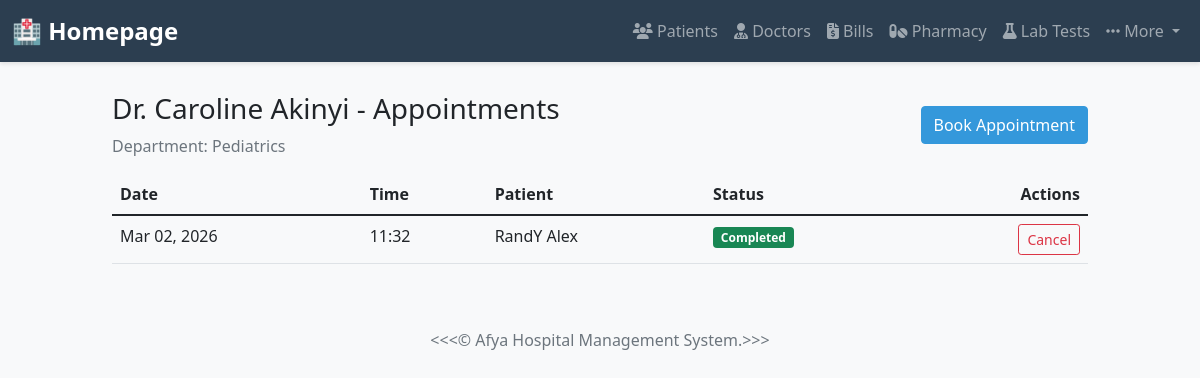
Screenshot of /doctor/1/appointments/ with the database file from the repository.
### myapp/models.py (models this page shows, shortened)
class Doctor(models.Model):
    DEPARTMENT_CHOICES = [
        ('cardiology', 'Cardiology'),
        ('neurology', 'Neurology'),
        ('pediatrics', 'Pediatrics'),
        ('orthopedics', 'Orthopedics'),
        ('general', 'General Medicine'),
    ]
    doctor_id = models.CharField(max_length=20, unique=True)
    first_name = models.CharField(max_length=100)
    last_name = models.CharField(max_length=100)
    email = models.EmailField(unique=True)
    specialization = models.CharField(max_length=100)
    phone_number = models.CharField(max_length=15)
    department = models.CharField(max_length=50, choices=DEPARTMENT_CHOICES)
    schedule = models.TextField(blank=True, null=True, help_text="Optional scheduling notes or timeslots")
    date_added = models.DateTimeField(auto_now_add=True)
    class Meta:
        ordering = ['last_name', 'first_name']

class Appointment(models.Model):
    STATUS_CHOICES = [
        ("Pending", "Pending"),
        ("Completed", "Completed"),
        ("Cancelled", "Cancelled"),
    ]
    patient = models.ForeignKey(Patient, on_delete=models.CASCADE)
    doctor = models.ForeignKey(Doctor, on_delete=models.CASCADE)
    date = models.DateField()
    time = models.TimeField()
    status = models.CharField(max_length=20, choices=STATUS_CHOICES, default="Pending")
    diagnosis = models.TextField(blank=True, null=True)
    prescribed_drugs = models.TextField(blank=True, null=True, help_text="List of prescribed drugs with dosages")
    prescription = models.FileField(upload_to='prescriptions/', blank=True, null=True)
    created_at = models.DateTimeField(auto_now_add=True)
    updated_at = models.DateTimeField(auto_now=True)
    class Meta:
        ordering = ['-date', '-time']

class Patient(models.Model):
    GENDER_CHOICES = [
        ('M', 'Male'),
        ('F', 'Female'),
        ('O', 'Other'),
    ]
    patient_id = models.CharField(max_length=20, unique=True)
    first_name = models.CharField(max_length=100)
    last_name = models.CharField(max_length=100)
    email = models.EmailField(unique=True)
    phone_number = models.CharField(max_length=15)
    gender = models.CharField(max_length=1, choices=GENDER_CHOICES)
    date_of_birth = models.DateField()
    address = models.TextField()
    date_registered = models.DateTimeField(auto_now_add=True)
    medical_history = models.TextField(blank=True, null=True)
    class Meta:
        ordering = ['-date_registered']

### myapp/views.py (the view)
# urls.py: path('doctor/<int:pk>/appointments/', views.doctor_appointments, name='doctor_appointments'),
def doctor_appointments(request, pk):
    doctor = get_object_or_404(Doctor, pk=pk)
    appointments = Appointment.objects.filter(doctor=doctor).order_by('-date', '-time')
    context = {
        'doctor': doctor,
        'appointments': appointments,
    }
    return render(request, 'doctor_appointments.html', context)

### myapp/templates/doctor_appointments.html (shortened to what this page needs)
{% extends 'base.html' %}
{% block content %}
<div class="d-flex justify-content-between align-items-center mb-3">
    <div>
        <h3>Dr. {{ doctor.first_name }} {{ doctor.last_name }} - Appointments</h3>
        <p class="text-muted mb-0">Department: {{ doctor.get_department_display }}</p>
    </div>
    <a href="{% url 'myapp:book_appointment' %}" class="btn btn-primary">Book Appointment</a>
</div>
{% if appointments %}
    <div class="table-responsive">
        <table class="table table-hover">
            <thead>
                <tr>
                    <th>Date</th>
                    <th>Time</th>
                    <th>Patient</th>
                    <th>Status</th>
                    <th class="text-end">Actions</th>
                </tr>
            </thead>
            <tbody>
                {% for appt in appointments %}
                    <tr>
                        <td>{{ appt.date|date:"M d, Y" }}</td>
                        <td>{{ appt.time|time:"H:i" }}</td>
                        <td>{{ appt.patient.first_name }} {{ appt.patient.last_name }}</td>
                        <td>
                            {% if appt.status == 'Pending' %}
                                <span class="badge bg-warning text-dark">Pending</span>
                            {% elif appt.status == 'Completed' %}
                                <span class="badge bg-success">Completed</span>
                            {% elif appt.status == 'Cancelled' %}
                                <span class="badge bg-danger">Cancelled</span>
                            {% else %}
                                <span class="badge bg-secondary">{{ appt.status }}</span>
                            {% endif %}
                        </td>
                        <td class="text-end">
                            {% if appt.status != 'Cancelled' %}
                                <a href="{% url 'myapp:cancel_appointment' appt.pk %}" class="btn btn-sm btn-outline-danger">Cancel</a>
                            {% else %}
                                <span class="text-muted">N/A</span>
                            {% endif %}
                        </td>
                    </tr>
                {% endfor %}
            </tbody>
        </table>
    </div>
{% else %}
    <p class="text-muted">No appointments scheduled for this doctor.</p>
{% endif %}
{% endblock %}

### myapp/templates/base.html (style rules this page uses)
body { background-color: #f8f9fa; font-family: 'Segoe UI', Tahoma, Geneva, Verdana, sans-serif; }
.btn-primary { background-color: #3498db; border-color: #3498db; }

### rows the page displays
Doctor: first_name "Caroline", last_name "Akinyi", department "Pediatrics"
Appointment: date "Mar 02, 2026", time "11:32", patient.first_name "RandY", patient.last_name "Alex", status "Completed"
